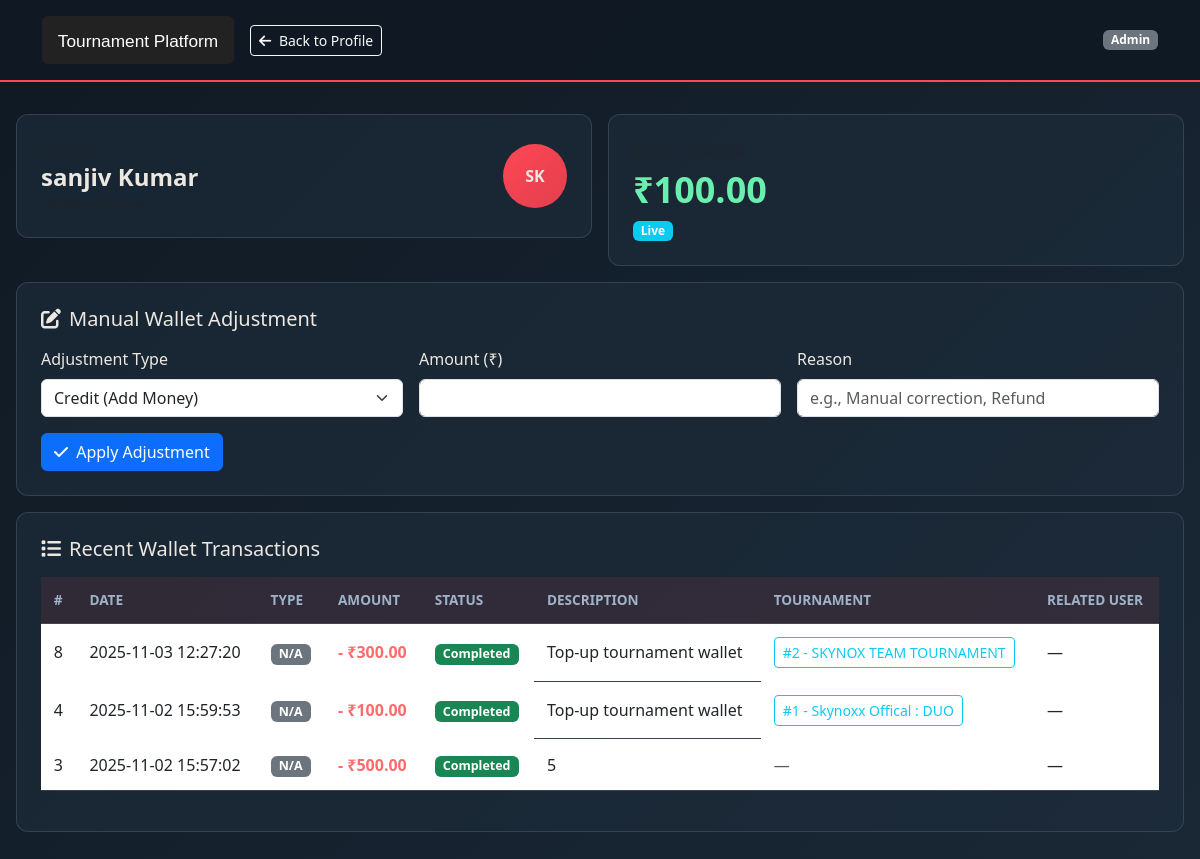
/admin/admin/creator_wallet.php?user_id=22 (signed in), run on the app's committed database.
### tables this page shows
CREATE TABLE `users` (
  `id` int(11) NOT NULL,
  `name` varchar(100) NOT NULL,
  `email` varchar(100) NOT NULL,
  `phone` varchar(15) DEFAULT NULL,
  `role` enum('player','creator','admin') DEFAULT 'player',
  `password` varchar(255) NOT NULL,
  `joined_at` timestamp NOT NULL DEFAULT current_timestamp(),
  `wallet_balance` decimal(10,2) DEFAULT 0.00,
  `profile_verified` tinyint(1) DEFAULT 0,
  `is_active` tinyint(1) DEFAULT 1,
  `fcm_token` varchar(255) DEFAULT NULL,
  `fcm_token_updated_at` datetime DEFAULT NULL
);

CREATE TABLE `wallet_transactions` (
  `id` int(11) NOT NULL,
  `user_id` int(11) NOT NULL,
  `type` enum('deposit','deduct','transfer','prize','withdraw') NOT NULL,
  `amount` decimal(10,2) NOT NULL,
  `related_user_id` int(11) DEFAULT NULL,
  `tournament_id` int(11) DEFAULT NULL,
  `description` varchar(255) DEFAULT NULL,
  `status` enum('pending','completed','failed') DEFAULT 'completed',
  `created_at` timestamp NOT NULL DEFAULT current_timestamp(),
  `metadata` longtext DEFAULT NULL COMMENT 'Additional transaction data' CHECK (json_valid(`metadata`)),
  `notification_sent` tinyint(1) DEFAULT 0 COMMENT 'Whether notification was sent'
);

CREATE TABLE `tournaments` (
  `id` int(11) NOT NULL,
  `title` varchar(150) NOT NULL,
  `description` text DEFAULT NULL,
  `entry_fee` decimal(10,2) DEFAULT 0.00,
  `prize_pool` decimal(10,2) DEFAULT 0.00,
  `max_players` int(11) DEFAULT 100,
  `match_type` enum('solo','duo','squad','clash squad') DEFAULT 'squad',
  `map_name` varchar(100) DEFAULT 'Bermuda',
  `date` date NOT NULL,
  `time` time NOT NULL,
  `room_id` varchar(50) DEFAULT NULL,
  `room_password` varchar(50) DEFAULT NULL,
  `created_by` int(11) DEFAULT NULL,
  `status` enum('upcoming','ongoing','completed','cancelled') DEFAULT 'upcoming',
  `created_at` timestamp NOT NULL DEFAULT current_timestamp(),
  `banner` varchar(255) DEFAULT NULL,
  `number_of_matches` tinyint(4) DEFAULT 1 COMMENT '1-3 matches per tournament',
  `current_match_number` tinyint(4) DEFAULT 1 COMMENT 'Track which match is currently being played/updated',
  `points_distribution` text DEFAULT NULL COMMENT 'JSON: placement points config e.g. {1:12, 2:10, ...}',
  `kill_points` decimal(4,2) DEFAULT 1.00 COMMENT 'Points per kill (default 1)',
  `max_participants` int(11) DEFAULT NULL COMMENT 'Maximum number of players allowed',
  `current_participants` int(11) DEFAULT 0 COMMENT 'Current number of registered players',
  `auto_start` tinyint(1) DEFAULT 0 COMMENT 'Auto start when capacity reached',
  `reminder_sent` tinyint(1) DEFAULT 0 COMMENT 'Whether 1-hour reminder was sent'
);

### admin/admin/creator_wallet.php (the view, shortened to what this page needs)
<?php
require_once '../src/db.php';
$creator_user_id = isset($_GET['creator_id']) ? (int)$_GET['creator_id'] : (int)$_GET['user_id'];
$u = null;
if ($st = $conn->prepare("SELECT id, name, email, joined_at FROM users WHERE id = ? AND role = 'creator' LIMIT 1")) {
    $st->bind_param('i', $creator_user_id);
    $st->execute();
    $res = $st->get_result();
    $u = $res->fetch_assoc();
}
$wallet_balance = 0.0;
if ($wb = $conn->prepare("SELECT COALESCE(wallet_balance,0) AS bal FROM users WHERE id = ? LIMIT 1")) {
    $wb->bind_param('i', $creator_user_id);
    $wb->execute();
    $rwb = $wb->get_result();
    if ($row = $rwb->fetch_assoc()) { $wallet_balance = (float)$row['bal']; }
}
$transactions = [];
if ($tx = $conn->prepare("SELECT wt.id, wt.type, wt.amount, wt.status, wt.description, wt.tournament_id, wt.created_at,
                                t.title AS tournament_title,
                                u2.name AS related_user_name
                         FROM wallet_transactions wt
                         LEFT JOIN tournaments t ON wt.tournament_id = t.id
                         LEFT JOIN users u2 ON wt.related_user_id = u2.id
                         WHERE wt.user_id = ?
                         ORDER BY wt.created_at DESC, wt.id DESC
                         LIMIT 100")) {
    $tx->bind_param('i', $creator_user_id);
    $tx->execute();
    $resTx = $tx->get_result();
    $transactions = $resTx ? $resTx->fetch_all(MYSQLI_ASSOC) : [];
}
$name_parts = explode(' ', $u['name'] ?? 'Creator');
$initials = strtoupper(substr($name_parts[0], 0, 1) . (isset($name_parts[1]) ? substr($name_parts[1], 0, 1) : ''));
?>
<!DOCTYPE html>
<html lang="en">
<head>
    <link href="https://cdn.jsdelivr.net/npm/bootstrap@5.3.0-alpha1/dist/css/bootstrap.min.css" rel="stylesheet">
    <link rel="stylesheet" href="https://cdnjs.cloudflare.com/ajax/libs/font-awesome/6.4.0/css/all.min.css">
</head>
<body>
    <header class="admin-header">
        <div class="container d-flex justify-content-between align-items-center">
            <div class="d-flex align-items-center gap-3">
                <a href="../../src/index.php"><img src="../../assets/images/logo.svg" class="header-logo" alt="Logo"></a>
                <a href="view_creator_profile.php?user_id=<?php echo (int)$creator_user_id; ?>" class="btn btn-outline-light btn-sm">
                    <i class="fas fa-arrow-left me-1"></i> Back to Profile
                </a>
            </div>
            <div class="d-flex align-items-center gap-2">
                <span class="badge bg-secondary">Admin</span>
            </div>
        </div>
    </header>
    <div class="content">
        <div class="row g-3 mb-3">
            <div class="col-md-6">
                <div class="card-dark">
                    <div class="d-flex justify-content-between align-items-center">
                        <div>
                            <div class="text-muted">Creator</div>
                            <div class="h4 fw-bold mb-0"><?php echo htmlspecialchars($u['name']); ?></div>
                            <div class="small text-muted">Joined <?php echo date('M Y', strtotime($u['joined_at'])); ?></div>
                        </div>
                        <div class="rounded-circle d-inline-flex align-items-center justify-content-center" style="width:64px;height:64px;background: linear-gradient(135deg,#ff4655,#e23f4d); font-weight:800;">
                            <?php echo $initials; ?>
                        </div>
                    </div>
                </div>
            </div>
            <div class="col-md-6">
                <div class="card-dark">
                    <div class="text-muted">Wallet Balance</div>
                    <div class="wallet-balance">₹<?php echo number_format($wallet_balance, 2); ?></div>
                    <span class="badge bg-info">Live</span>
                </div>
            </div>
        </div>
        <div class="card-dark mb-3">
            <h5 class="mb-3"><i class="fas fa-edit me-2"></i>Manual Wallet Adjustment</h5>
            <form method="POST">
                <div class="row g-3">
                    <div class="col-md-4">
                        <label for="adjustment_type" class="form-label">Adjustment Type</label>
                        <select name="adjustment_type" id="adjustment_type" class="form-select" required>
                            <option value="credit">Credit (Add Money)</option>
                        </select>
                    </div>
                    <div class="col-md-4">
                        <label for="amount" class="form-label">Amount (₹)</label>
                        <input type="number" name="amount" id="amount" class="form-control" step="0.01" min="0.01" required>
                    </div>
                    <div class="col-md-4">
                        <label for="reason" class="form-label">Reason</label>
                        <input type="text" name="reason" id="reason" class="form-control" placeholder="e.g., Manual correction, Refund" required>
                    </div>
                </div>
                <div class="mt-3">
                    <button type="submit" name="adjust_wallet" class="btn btn-primary"><i class="fas fa-check me-1"></i> Apply Adjustment</button>
                </div>
            </form>
        </div>
        <div class="card-dark">
            <h5 class="mb-3"><i class="fas fa-list me-2"></i>Recent Wallet Transactions</h5>
            <?php if (!empty($transactions)): ?>
                <div class="table-responsive">
                    <table class="table table-dark-custom table-hover">
                        <thead>
                            <tr>
                                <th>#</th><th>Date</th><th>Type</th><th>Amount</th><th>Status</th><th>Description</th><th>Tournament</th><th>Related User</th>
                            </tr>
                        </thead>
                        <tbody>
                            <?php foreach ($transactions as $txn): $t = strtolower((string)$txn['type']); $isCredit = in_array($t, ['credit','deposit','prize','prize_win']); ?>
                                <tr>
                                    <td><?php echo (int)$txn['id']; ?></td>
                                    <td><?php echo htmlspecialchars($txn['created_at']); ?></td>
                                    <td>
                                        <?php if ($isCredit): ?>
                                            <span class="badge bg-success txn-badge">Credit</span>
                                        <?php elseif (in_array($t, ['debit','withdrawal','deduct','entry_fee','topup'])): ?>
                                            <span class="badge bg-danger txn-badge">Debit</span>
                                        <?php else: ?>
                                            <span class="badge bg-secondary txn-badge"><?php echo htmlspecialchars(ucfirst($t ?: 'N/A')); ?></span>
                                        <?php endif; ?>
                                    </td>
                                    <td><span class="<?php echo $isCredit ? 'amount-credit' : 'amount-debit'; ?>"><?php echo ($isCredit?'+':'-').' ₹'.number_format((float)$txn['amount'],2); ?></span></td>
                                    <td>
                                        <?php $st = strtolower((string)$txn['status']);
                                        if ($st==='completed') echo '<span class="badge bg-success txn-badge">Completed</span>';
                                        elseif ($st==='pending') echo '<span class="badge bg-warning text-dark txn-badge">Pending</span>';
                                        elseif ($st==='failed') echo '<span class="badge bg-danger txn-badge">Failed</span>';
                                        else echo '<span class="badge bg-secondary txn-badge">'.htmlspecialchars(ucfirst($st ?: 'N/A')).'</span>'; ?>
                                    </td>
                                    <td style="max-width:320px;white-space:nowrap;overflow:hidden;text-overflow:ellipsis;" title="<?php echo htmlspecialchars($txn['description'] ?: ''); ?>"><?php echo htmlspecialchars($txn['description'] ?: ''); ?></td>
                                    <td>
                                        <?php if (!empty($txn['tournament_id'])): ?>
                                            <a class="btn btn-sm btn-outline-info" href="../creator/view_tournament.php?id=<?php echo (int)$txn['tournament_id']; ?>" target="_blank">
                                                #<?php echo (int)$txn['tournament_id']; ?><?php echo $txn['tournament_title'] ? ' - '.htmlspecialchars($txn['tournament_title']) : ''; ?>
                                            </a>
                                        <?php else: ?>
                                            <span class="text-muted">—</span>
                                        <?php endif; ?>
                                    </td>
                                    <td><?php echo htmlspecialchars($txn['related_user_name'] ?: '—'); ?></td>
                                </tr>
                            <?php endforeach; ?>
                        </tbody>
                    </table>
                </div>
            <?php endif; ?>
        </div>
    </div>
</body>
</html>

### admin/admin/creator_wallet.php (style rules this page uses)
:root { --primary:#ff4655; --secondary:#0f1923; --text:#ece8e1; --border: rgba(255,255,255,0.12); }
body { background: linear-gradient(135deg, #0f1923 0%, #1a2836 100%); color: var(--text); }
.admin-header { background: rgba(15,25,35,0.95); border-bottom: 2px solid var(--primary); padding: 1rem 0; position: sticky; top:0; z-index:100; }
.header-logo { height:48px; }
.content { max-width: 1200px; margin: 0 auto; padding: 2rem 1rem; }
.card-dark { background: rgba(31,45,61,0.6); border: 1px solid var(--border); border-radius: 12px; padding: 1.5rem; }
.wallet-balance { font-size: 2.25rem; font-weight: 800; color: #69f0ae; }
.table-dark-custom { background: transparent; color: var(--text); }
.table-dark-custom thead th { background: rgba(255,70,85,0.1); border-color: var(--border); color: #9fb3c8; text-transform: uppercase; font-size:.85rem; padding: .8rem; }
.table-dark-custom tbody td { border-color: var(--border); padding: .8rem; vertical-align: middle; }
.amount-debit { color:#ff6b6b; font-weight:700; }
.txn-badge { font-size: .78rem; }

### data on the page
users: name "sanjiv Kumar", name "SK"
wallet_transactions: id "8", created_at "2025-11-03 12:27:20", type "N/A", amount "300.00", status "Completed", description "Top-up tournament wallet", tournament "2", tournament.title "SKYNOX TEAM TOURNAMENT", related_user_name "—"
wallet_transactions: id "4", created_at "2025-11-02 15:59:53", type "N/A", amount "100.00", status "Completed", description "Top-up tournament wallet", tournament "1", tournament.title "Skynoxx Offical : DUO", related_user_name "—"
wallet_transactions: id "3", created_at "2025-11-02 15:57:02", type "N/A", amount "500.00", status "Completed", description "5", related_user_name "—"

### other printed values
$wallet_balance "100.00"
